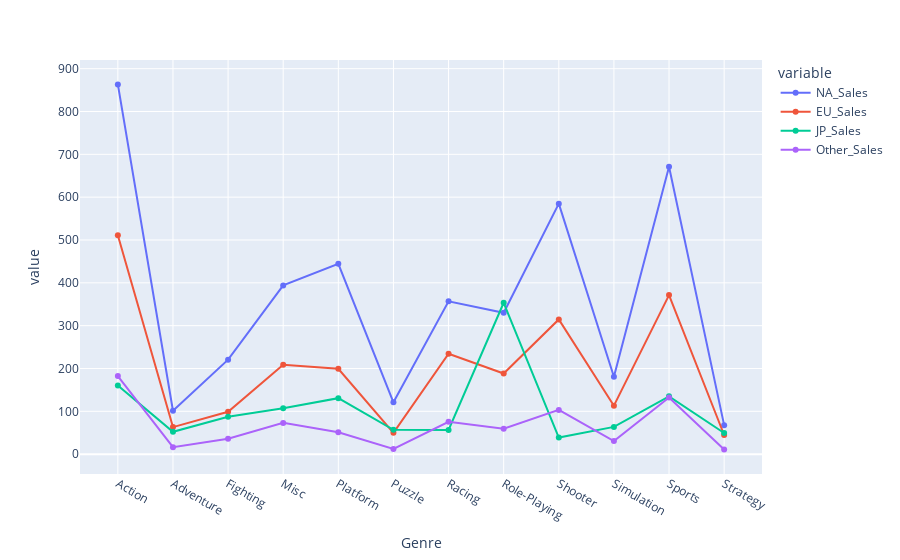

Write notebook code for a chart like this one.
### Code cell
fig = px.line(genre_grouped_region, markers= True)
fig.show()

### Figure 1 — Plotly figure (JSON) as saved in the notebook; plotly's stock layout.template omitted (floating-point values rounded to 4 significant figures)
{"data": [{"hovertemplate": "variable=NA_Sales<br>Genre=%{x}<br>value=%{y}<extra></extra>", "legendgroup": "NA_Sales", "line": {"color": "#636efa", "dash": "solid"}, "marker": {"symbol": "circle"}, "mode": "lines+markers", "name": "NA_Sales", "orientation": "v", "showlegend": true, "type": "scatter", "x": ["Action", "Adventure", "Fighting", "Misc", "Platform", "Puzzle", "Racing", "Role-Playing", "Shooter", "Simulation", "Sports", "Strategy"], "xaxis": "x", "y": [863.2, 101.4, 220.5, 394.0, 444.4, 121.1, 356.9, 330.0, 584.8, 180.7, 671.2, 67.69], "yaxis": "y"}, {"hovertemplate": "variable=EU_Sales<br>Genre=%{x}<br>value=%{y}<extra></extra>", "legendgroup": "EU_Sales", "line": {"color": "#EF553B", "dash": "solid"}, "marker": {"symbol": "circle"}, "mode": "lines+markers", "name": "EU_Sales", "orientation": "v", "showlegend": true, "type": "scatter", "x": ["Action", "Adventure", "Fighting", "Misc", "Platform", "Puzzle", "Racing", "Role-Playing", "Shooter", "Simulation", "Sports", "Strategy"], "xaxis": "x", "y": [511.0, 63.15, 99, 208.6, 199.4, 49.78, 234.5, 188.2, 314.5, 113.2, 371.3, 44.69], "yaxis": "y"}, {"hovertemplate": "variable=JP_Sales<br>Genre=%{x}<br>value=%{y}<extra></extra>", "legendgroup": "JP_Sales", "line": {"color": "#00cc96", "dash": "solid"}, "marker": {"symbol": "circle"}, "mode": "lines+markers", "name": "JP_Sales", "orientation": "v", "showlegend": true, "type": "scatter", "x": ["Action", "Adventure", "Fighting", "Misc", "Platform", "Puzzle", "Racing", "Role-Playing", "Shooter", "Simulation", "Sports", "Strategy"], "xaxis": "x", "y": [160.1, 52.22, 87.28, 107.0, 130.7, 56.68, 56.63, 353.4, 38.68, 63.64, 134.9, 49.3], "yaxis": "y"}, {"hovertemplate": "variable=Other_Sales<br>Genre=%{x}<br>value=%{y}<extra></extra>", "legendgroup": "Other_Sales", "line": {"color": "#ab63fa", "dash": "solid"}, "marker": {"symbol": "circle"}, "mode": "lines+markers", "name": "Other_Sales", "orientation": "v", "showlegend": true, "type": "scatter", "x": ["Action", "Adventure", "Fighting", "Misc", "Platform", "Puzzle", "Racing", "Role-Playing", "Shooter", "Simulation", "Sports", "Strategy"], "xaxis": "x", "y": [182.2, 16.37, 35.87, 73, 51.01, 12.3, 75.51, 59.41, 103.3, 30.59, 132.2, 10.73], "yaxis": "y"}], "layout": {"legend": {"title": {"text": "variable"}, "tracegroupgap": 0}, "margin": {"t": 60}, "xaxis": {"anchor": "y", "domain": [0, 1], "title": {"text": "Genre"}}, "yaxis": {"anchor": "x", "domain": [0, 1], "title": {"text": "value"}}}}
